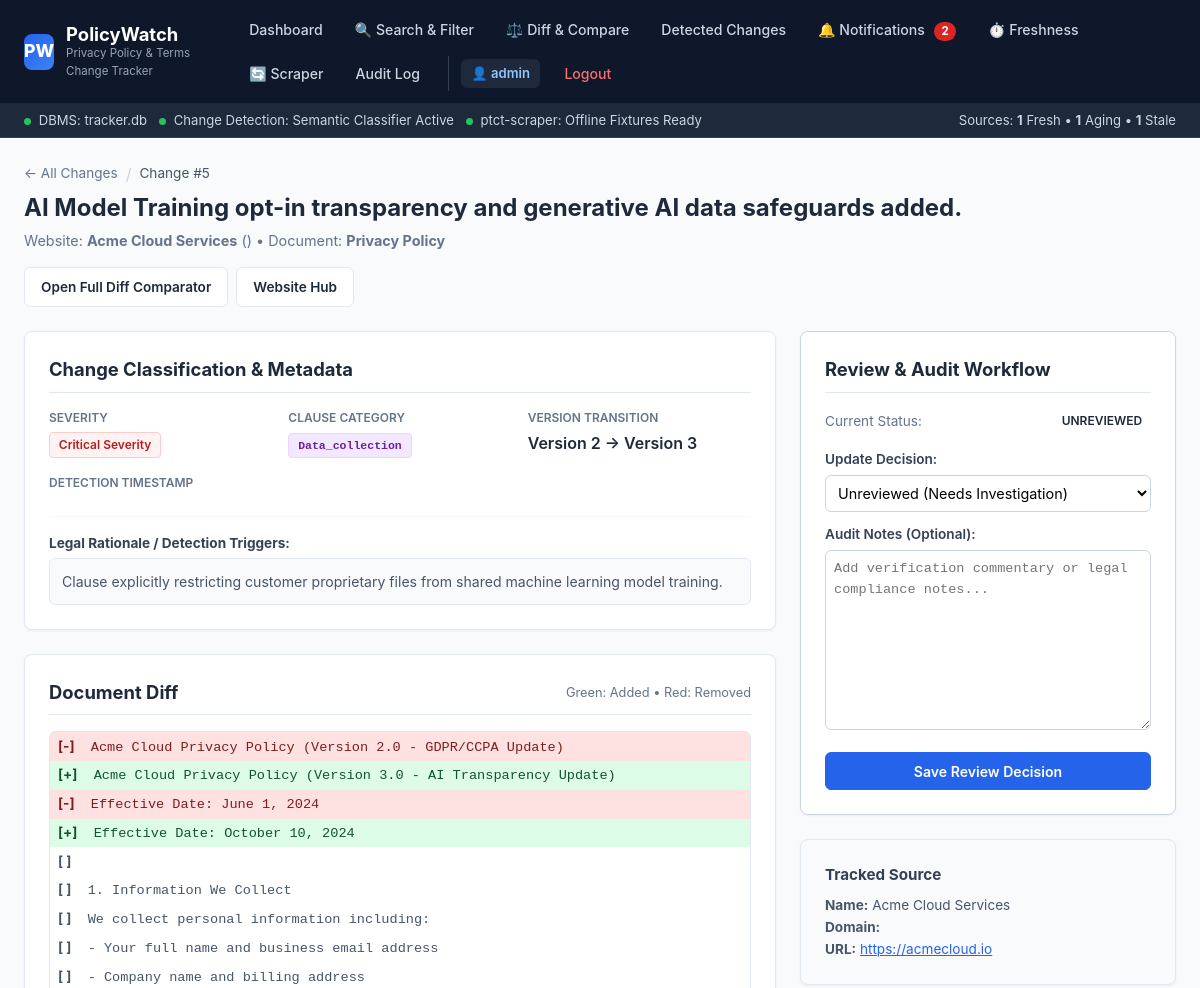
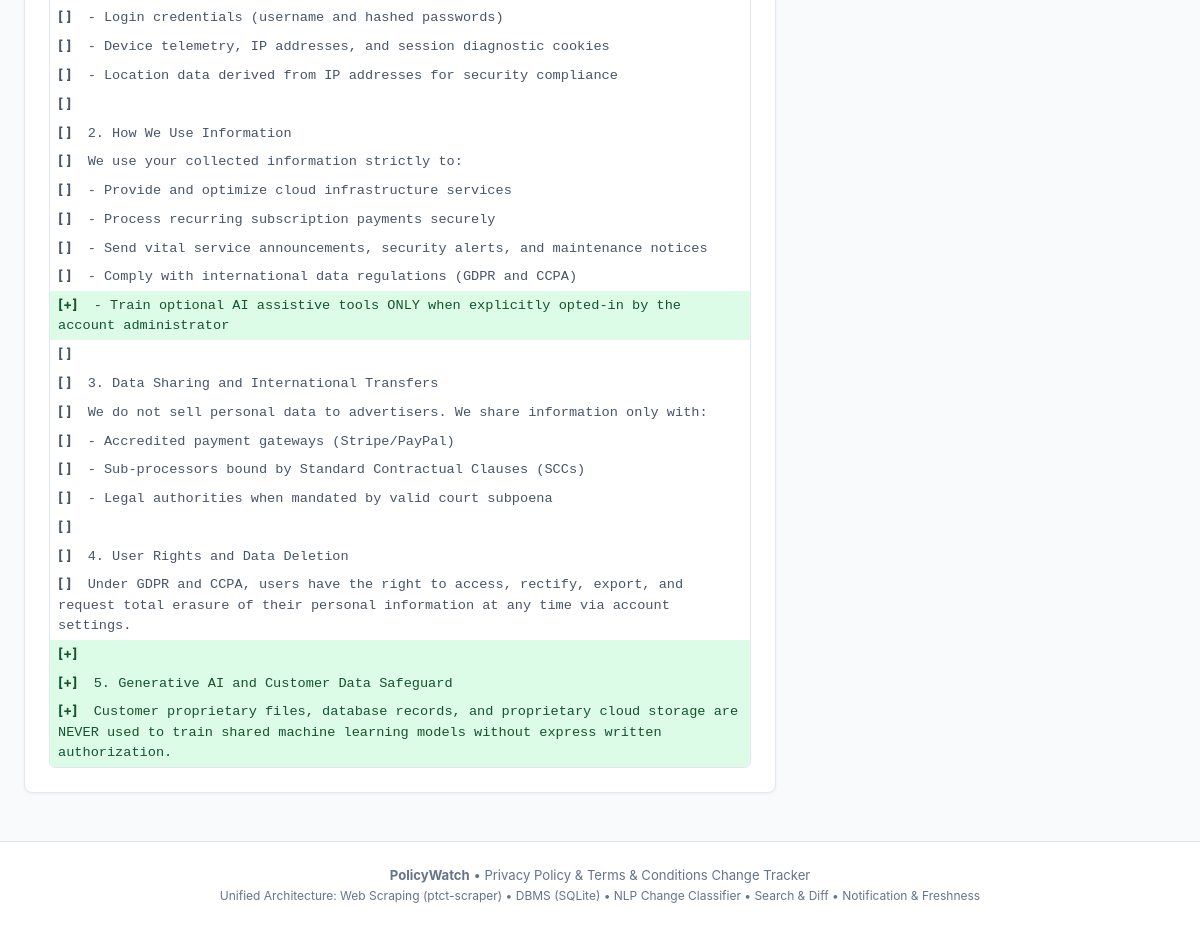
The page /changes/5 (signed in) on the database its author committed (2 pictures, top to bottom).
### tables this page shows
CREATE TABLE Users (
    user_id INTEGER PRIMARY KEY AUTOINCREMENT,
    username TEXT NOT NULL UNIQUE COLLATE NOCASE,
    email TEXT NOT NULL UNIQUE COLLATE NOCASE,
    password TEXT NOT NULL,
    created_at TIMESTAMP DEFAULT CURRENT_TIMESTAMP
);

CREATE TABLE ChangeHistory (
    change_id INTEGER PRIMARY KEY AUTOINCREMENT,
    website_id INTEGER NOT NULL,
    change_type TEXT NOT NULL CHECK(change_type IN ('Privacy Policy', 'Terms & Conditions')),
    old_version INTEGER,
    new_version INTEGER NOT NULL,
    change_date TIMESTAMP DEFAULT CURRENT_TIMESTAMP,
    summary TEXT,
    category TEXT DEFAULT 'general',
    severity TEXT DEFAULT 'moderate',
    reasons TEXT,
    review_status TEXT DEFAULT 'unreviewed',
    reviewed_by TEXT,
    review_notes TEXT,
    diff_json TEXT,
    FOREIGN KEY (website_id) REFERENCES Websites(website_id) ON DELETE CASCADE
);

CREATE TABLE Websites (
    website_id INTEGER PRIMARY KEY AUTOINCREMENT,
    user_id INTEGER NOT NULL,
    website_name TEXT NOT NULL,
    website_url TEXT NOT NULL,
    created_at TIMESTAMP DEFAULT CURRENT_TIMESTAMP,
    FOREIGN KEY (user_id) REFERENCES Users(user_id) ON DELETE CASCADE
);

### models/app.py (the view)
@app.route('/changes/<int:change_id>')
@login_required
def change_detail(change_id):
    user_id = session['user_id']
    change = db.get_change_by_id(change_id, user_id)
    if not change:
        flash("Change record not found or access denied.", "error")
        return redirect(url_for('changes_list'))
    w_id = change['website_id']
    c_type = change['change_type']
    old_v = change['old_version']
    new_v = change['new_version']
    old_doc = None
    new_doc = None
    if c_type == 'Privacy Policy':
        if old_v:
            old_doc = db.get_privacy_policy_by_version(w_id, old_v)
        if new_v:
            new_doc = db.get_privacy_policy_by_version(w_id, new_v)
    else:
        if old_v:
            old_doc = db.get_terms_by_version(w_id, old_v)
        if new_v:
            new_doc = db.get_terms_by_version(w_id, new_v)
    old_text = old_doc['policy_content'] if (old_doc and c_type == 'Privacy Policy') else (old_doc['terms_content'] if old_doc else '')
    new_text = new_doc['policy_content'] if (new_doc and c_type == 'Privacy Policy') else (new_doc['terms_content'] if new_doc else '')
    diff_html = diff_utils.generate_inline_diff(old_text, new_text)
    return render_template(
        'change_detail.html',
        change=change,
        old_doc=old_doc,
        new_doc=new_doc,
        old_text=old_text,
        new_text=new_text,
        diff_html=diff_html
    )

### models/app.py (called while the page is built)
def login_required(view_func):
    @wraps(view_func)
    def wrapped_view(**kwargs):
        if 'user_id' not in session:
            flash("Please log in to access this page.", "error")
            return redirect(url_for('login', next=request.url))
        return view_func(**kwargs)
    return wrapped_view

@app.context_processor
def inject_global_data():
    user = None
    unread_count = 0
    freshness_summary = {'total': 0, 'fresh': 0, 'aging': 0, 'stale': 0, 'never_checked': 0}
    if 'user_id' in session:
        user = db.get_user_by_id(session['user_id'])
        if user:
            unread_count = db.get_unread_notifications_count(user['user_id'])
            freshness_summary = db.get_freshness_summary(user['user_id'])
    return {
        'current_user': user,
        'unread_notifications_count': unread_count,
        'freshness_summary': freshness_summary,
        'active_path': request.path
    }

### models/database.py (called while the page is built, shortened)
def get_db():
    if has_app_context():
        if 'db' not in g:
            g.db = sqlite3.connect(DATABASE_FILE)
            g.db.row_factory = sqlite3.Row
            g.db.execute("PRAGMA foreign_keys = ON;")
            ensure_schema_upgrades(g.db)
        return g.db
    else:
        conn = sqlite3.connect(DATABASE_FILE)
        conn.row_factory = sqlite3.Row
        conn.execute("PRAGMA foreign_keys = ON;")
        ensure_schema_upgrades(conn)
        return conn

def query_db(query, args=(), one=False):
    cur = get_db().execute(query, args)
    rv = cur.fetchall()
    cur.close()
    return (rv[0] if rv else None) if one else rv

def get_user_by_id(user_id):
    query = "SELECT * FROM Users WHERE user_id = ?;"
    return query_db(query, (user_id,), one=True)

def get_privacy_policy_by_version(website_id, version):
    query = """
        SELECT * FROM PrivacyPolicies
        WHERE website_id = ? AND version = ?;
    """
    return query_db(query, (website_id, version), one=True)

def get_change_by_id(change_id, user_id=None):
    if user_id is not None:
        query = """
            SELECT ch.*, w.website_name, w.website_url, w.user_id
            FROM ChangeHistory ch
            JOIN Websites w ON ch.website_id = w.website_id
            WHERE ch.change_id = ? AND w.user_id = ?;
        """
        return query_db(query, (change_id, user_id), one=True)

### templates/change_detail.html (shortened to what this page needs)
{% extends 'base.html' %}
{% block content %}
<div style="margin-bottom: 1.5rem; display: flex; justify-content: space-between; align-items: center; flex-wrap: wrap; gap: 1rem;">
  <div>
    <div style="display: flex; align-items: center; gap: 0.5rem; margin-bottom: 0.25rem;">
      <a href="{{ url_for('changes_list') }}" style="color: #64748b; text-decoration: none; font-size: 0.85rem;">&larr; All Changes</a>
      <span style="color: #cbd5e1;">/</span>
      <span style="font-size: 0.85rem; color: #475569;">Change #{{ change.change_id }}</span>
    </div>
    <h2 style="margin: 0; font-size: 1.5rem; font-weight: 700; color: #1e293b;">
      {{ change.summary or (change.change_type ~ ' Revision') }}
    </h2>
    <p style="margin: 0.25rem 0 0 0; color: #64748b; font-size: 0.9rem;">
      Website: <strong>{{ change.website_name }}</strong> ({{ change.domain }}) &bull; Document: <strong>{{ change.change_type }}</strong>
    </p>
  </div>
  <div style="display: flex; gap: 0.5rem;">
    <a href="{{ url_for('compare_versions', website_id=change.website_id, type='policy' if change.change_type == 'Privacy Policy' else 'terms', v1=change.old_version, v2=change.new_version) }}" class="btn btn-outline" style="font-size: 0.85rem;">
      Open Full Diff Comparator
    </a>
    <a href="{{ url_for('website_details', website_id=change.website_id) }}" class="btn btn-outline" style="font-size: 0.85rem;">
      Website Hub
    </a>
  </div>
</div>
<div style="display: grid; grid-template-columns: 2fr 1fr; gap: 1.5rem; align-items: start;">
  <div>
    <div class="card" style="margin-bottom: 1.5rem;">
      <h3 style="margin-top: 0; font-size: 1.15rem; font-weight: 700; color: #1e293b; border-bottom: 1px solid #e2e8f0; padding-bottom: 0.5rem;">
        Change Classification &amp; Metadata
      </h3>
      <div style="display: grid; grid-template-columns: repeat(auto-fit, minmax(180px, 1fr)); gap: 1rem; margin-top: 1rem;">
        <div>
          <span style="font-size: 0.75rem; text-transform: uppercase; color: #64748b; font-weight: 600; display: block;">Severity</span>
          <div style="margin-top: 0.25rem;">
            <span class="badge badge-{{ change.severity | lower }}">{{ change.severity }} Severity</span>
          </div>
        </div>
        <div>
          <span style="font-size: 0.75rem; text-transform: uppercase; color: #64748b; font-weight: 600; display: block;">Clause Category</span>
          <div style="margin-top: 0.25rem;">
            <span class="badge badge-category">{{ change.category }}</span>
          </div>
        </div>
        <div>
          <span style="font-size: 0.75rem; text-transform: uppercase; color: #64748b; font-weight: 600; display: block;">Version Transition</span>
          <div style="margin-top: 0.25rem; font-weight: 600; color: #1e293b;">
            Version {{ change.old_version or 0 }} &rarr; Version {{ change.new_version }}
          </div>
        </div>
        <div>
          <span style="font-size: 0.75rem; text-transform: uppercase; color: #64748b; font-weight: 600; display: block;">Detection Timestamp</span>
        </div>
      </div>
      {% if change.reasons %}
        <div style="margin-top: 1.25rem; padding-top: 1rem; border-top: 1px solid #f1f5f9;">
          <strong style="font-size: 0.85rem; color: #334155; display: block; margin-bottom: 0.25rem;">Legal Rationale / Detection Triggers:</strong>
          <div style="font-size: 0.88rem; color: #475569; background: #f8fafc; padding: 0.75rem; border-radius: 6px; border: 1px solid #e2e8f0;">
            {{ change.reasons }}
          </div>
        </div>
      {% endif %}
    </div>
    <div class="card">
      <div style="display: flex; justify-content: space-between; align-items: center; border-bottom: 1px solid #e2e8f0; padding-bottom: 0.5rem; margin-bottom: 1rem;">
        <h3 style="margin: 0; font-size: 1.15rem; font-weight: 700; color: #1e293b;">
          Document Diff
        </h3>
        <span style="font-size: 0.8rem; color: #64748b;">
          Green: Added &bull; Red: Removed
        </span>
      </div>
      <div style="border: 1px solid #e2e8f0; border-radius: 6px; overflow: hidden; background: white;">
        {{ diff_html | safe }}
      </div>
    </div>
  </div>
  <div>
    <div class="card" style="border: 1px solid #cbd5e1; background: #ffffff;">
      <h3 style="margin-top: 0; font-size: 1.15rem; font-weight: 700; color: #1e293b; border-bottom: 1px solid #e2e8f0; padding-bottom: 0.5rem;">
        Review &amp; Audit Workflow
      </h3>
      <div style="margin: 1rem 0;">
        <div style="display: flex; justify-content: space-between; align-items: center; margin-bottom: 0.5rem;">
          <span style="font-size: 0.85rem; color: #64748b;">Current Status:</span>
          <span class="badge badge-{{ change.review_status | lower }}">{{ change.review_status | upper }}</span>
        </div>
      </div>
      <form method="POST" action="{{ url_for('update_change_review', change_id=change.change_id) }}">
        <label for="review_status" style="font-weight: 600; font-size: 0.85rem; color: #334155; margin-bottom: 0.35rem; display: block;">
          Update Decision:
        </label>
        <select id="review_status" name="review_status" style="width: 100%; padding: 0.5rem; border: 1px solid #cbd5e1; border-radius: 6px; font-size: 0.9rem; margin-bottom: 0.75rem;">
          <option value="unreviewed" {% if change.review_status == 'unreviewed' %}selected{% endif %}>Unreviewed (Needs Investigation)</option>
        </select>
        <label for="review_notes" style="font-weight: 600; font-size: 0.85rem; color: #334155; margin-bottom: 0.35rem; display: block;">
          Audit Notes (Optional):
        </label>
        <textarea id="review_notes" name="review_notes" rows="3" style="width: 100%; padding: 0.5rem; border: 1px solid #cbd5e1; border-radius: 6px; font-size: 0.85rem; margin-bottom: 1rem;" placeholder="Add verification commentary or legal compliance notes...">{{ change.review_notes or '' }}</textarea>
        <button type="submit" class="btn btn-primary" style="width: 100%; padding: 0.6rem;">
          Save Review Decision
        </button>
      </form>
    </div>
    <div class="card" style="margin-top: 1.5rem; background: #f8fafc;">
      <h4 style="margin: 0 0 0.5rem 0; font-size: 0.95rem; color: #334155;">Tracked Source</h4>
      <div style="font-size: 0.85rem; color: #475569; line-height: 1.6;">
        <div><strong>Name:</strong> {{ change.website_name }}</div>
        <div><strong>Domain:</strong> {{ change.domain }}</div>
        <div>
          <strong>URL:</strong>
          <a href="{{ change.website_url }}" target="_blank" rel="noopener noreferrer" style="color: #2563eb; word-break: break-all;">
            {{ change.website_url }}
          </a>
        </div>
      </div>
    </div>
  </div>
</div>
{% endblock %}

### templates/base.html (shortened to what this page needs)
<!DOCTYPE html>
<html lang="en">
<head>
</head>
<body>
  <header>
    <div class="header-container">
      <a href="{{ url_for('dashboard' if current_user else 'index') }}" class="brand-link">
        <div class="brand-logo">PW</div>
        <div>
          <div class="brand-title">PolicyWatch</div>
          <div class="brand-subtitle">Privacy Policy &amp; Terms Change Tracker</div>
        </div>
      </a>
      <nav class="nav-links">
        {% if current_user %}
          <a href="{{ url_for('dashboard') }}" class="nav-item {% if request.path == '/dashboard' %}active{% endif %}">
            Dashboard
          </a>
          <a href="{{ url_for('search') }}" class="nav-item {% if request.path == '/search' %}active{% endif %}">
            🔍 Search &amp; Filter
          </a>
          <a href="{{ url_for('compare_versions') }}" class="nav-item {% if '/compare' in request.path %}active{% endif %}">
            ⚖️ Diff &amp; Compare
          </a>
          <a href="{{ url_for('changes_list') }}" class="nav-item {% if request.path == '/changes' %}active{% endif %}">
            Detected Changes
          </a>
          <a href="{{ url_for('notifications_hub') }}" class="nav-item {% if request.path == '/notifications' %}active{% endif %}">
            🔔 Notifications
            {% if unread_notifications_count > 0 %}
              <span class="nav-badge">{{ unread_notifications_count }}</span>
            {% endif %}
          </a>
          <a href="{{ url_for('freshness_monitor') }}" class="nav-item {% if request.path == '/freshness' %}active{% endif %}">
            ⏱️ Freshness
          </a>
          <a href="{{ url_for('scraper_hub') }}" class="nav-item {% if request.path == '/scraper' %}active{% endif %}">
            🔄 Scraper
          </a>
          <a href="{{ url_for('all_history') }}" class="nav-item {% if request.path == '/history' %}active{% endif %}">
            Audit Log
          </a>
          <div class="nav-user">
            <a href="{{ url_for('profile') }}" class="user-tag" title="View Profile">
              👤 {{ current_user.username }}
            </a>
            <a href="{{ url_for('logout') }}" class="nav-item" style="color: #f87171;">Logout</a>
          </div>
        {% else %}
          <a href="{{ url_for('index') }}" class="nav-item {% if request.path == '/' %}active{% endif %}">Home</a>
          <a href="{{ url_for('login') }}" class="nav-item {% if request.path == '/login' %}active{% endif %}">Login</a>
          <a href="{{ url_for('register') }}" class="btn btn-primary btn-sm">Register</a>
        {% endif %}
      </nav>
    </div>
  </header>
  {% if current_user %}
  <div class="subnav">
    <div class="subnav-container">
      <div class="status-indicators">
        <span><span class="status-dot dot-green"></span> DBMS: <code>tracker.db</code></span>
        <span><span class="status-dot dot-green"></span> Change Detection: Semantic Classifier Active</span>
        <span><span class="status-dot dot-green"></span> ptct-scraper: Offline Fixtures Ready</span>
      </div>
      <div>
        <span>Sources: <strong>{{ freshness_summary.fresh }}</strong> Fresh &bull; <strong>{{ freshness_summary.aging }}</strong> Aging &bull; <strong>{{ freshness_summary.stale }}</strong> Stale</span>
      </div>
    </div>
  </div>
  {% endif %}
  <main>
    {% block content %}{% endblock %}
  </main>
  <footer>
    <div style="max-width: 1300px; margin: 0 auto; padding: 0 1.5rem;">
      <strong>PolicyWatch</strong> &bull; Privacy Policy &amp; Terms &amp; Conditions Change Tracker
      <br>
      <span style="font-size: 0.75rem; color: var(--text-muted);">
        Unified Architecture: Web Scraping (ptct-scraper) &bull; DBMS (SQLite) &bull; NLP Change Classifier &bull; Search &amp; Diff &bull; Notification &amp; Freshness
      </span>
    </div>
  </footer>
</body>
</html>

### rows shown on the page
Users: username "admin"
ChangeHistory: change_id "5", summary "AI Model Training opt-in transparency and generative AI data safeguards added.", change_type "Privacy Policy", severity "Critical", category "Data_collection", old_version "2", new_version "3", reasons "Clause explicitly restricting customer proprietary files from shared machine learning model training.", review_status "UNREVIEWED", review_status "Unreviewed (Needs Investigation)"
Websites: website_name "Acme Cloud Services", website_url "https://acmecloud.io"

### other values the page prints
{{ unread_notifications_count }} "2"
{{ freshness_summary.fresh }} "1"
{{ freshness_summary.aging }} "1"
{{ freshness_summary.stale }} "1"
